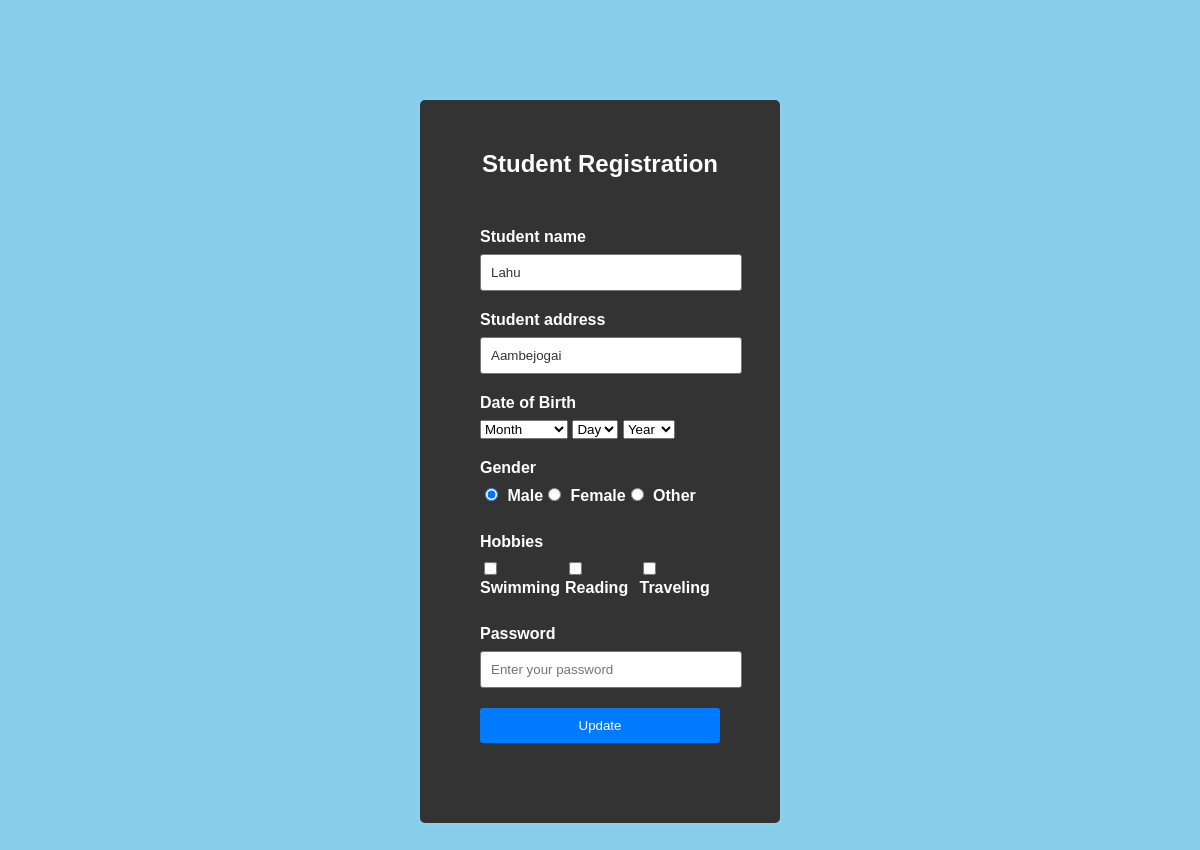
Screenshot of /edit_registration.php?action=edit_registration&student_id=3 with the database file from the repository.
### tables this page shows
CREATE TABLE `student` (
  `student_id` int(11) NOT NULL,
  `student_name` varchar(255) NOT NULL,
  `student_address` varchar(255) NOT NULL,
  `dob` varchar(100) NOT NULL,
  `hobbies` varchar(255) NOT NULL,
  `gender` varchar(255) NOT NULL,
  `add_date` datetime DEFAULT NULL,
  `update_date` datetime DEFAULT NULL,
  `password` varchar(50) NOT NULL,
  `status` int(11) NOT NULL
);

### edit_registration.php (the view, shortened to what this page needs)
 <?php
	include('config/config.php');
	$sql = " SELECT * from student WHERE student_id='".$_GET['student_id']."'";
	$result = $conn->query($sql);
	$row = mysqli_fetch_assoc($result);
	$hobbies_arr =  explode(',',$row['hobbies']);
?>
<!DOCTYPE html>
<html lang="en">
<head>
<link rel="stylesheet" href="main.css">
</head>
<body>
<section class="container">
<div class="login-container">
    <h2>Student Registration</h2>
    <div class="form-box">
        <form action="query.php" method="post">
            <div class="form-group">
                <label for="studentName">Student name</label>
                <input type="text" id="studentName" name="student_name" placeholder="Enter student name" required value="<?php echo $row['student_name'];?>">
            </div>
            <div class="form-group">
                <label for="studentAddress">Student address</label>
                <input type="text" id="studentAddress" name="student_address" placeholder="Enter student address" required value="<?php echo $row['student_address'];?>">
            </div>
            <div class="form-group">
                <label for="dob">Date of Birth</label>
                <div class="dob-select">
                    <select id="month" name="month" required>
                        <option value="">Month</option>
                    </select>
                    <select id="day" name="day" required>
                        <option value="">Day</option>
                    </select>
                    <select id="year" name="year" required>
                        <option value="">Year</option>
                    </select>
                </div>
            </div>
            <div class="form-group">
                <label for="Gender">Gender</label>
                <div class="radio-container">
                    <label><input type="radio" name="gender" value="male" <?php if($row['gender']=='male'){ echo 'checked="checked"'; }?>> Male</label>
                    <label><input type="radio" name="gender" value="female" <?php if($row['gender']=='female'){ echo 'checked="checked"'; }?>> Female</label>
                    <label><input type="radio" name="gender" value="Other" <?php if($row['gender']=='Other'){ echo 'checked="checked"'; }?>> Other</label>
                </div>
            </div>
			<div class="form-group">
                <label for="hobbies">Hobbies</label>
                <div class="checkbox-container">
                    <label><input type="checkbox" name="hobbies[]" <?php if(in_array('Swimming',$hobbies_arr)){ echo 'checked="checked"';}?> value="Swimming">Swimming</label>
                    <label><input type="checkbox" name="hobbies[]" <?php if(in_array('Reading',$hobbies_arr)){ echo 'checked="checked"';}?> value="Reading"> Reading</label>
                    <label><input type="checkbox" name="hobbies[]" <?php if(in_array('Traveling',$hobbies_arr)){ echo 'checked="checked"';}?> value="Traveling"> Traveling</label>
                </div>
            </div>
            <div class="form-group">
                <label for="password">Password</label>
                <input type="password" id="password" name="password" placeholder="Enter your password" >
            </div>
            <div class="form-group">
                <button type="submit">Update</button>
            </div>
        </form>
    </div>
</div>
</section>
</body>
</html>

### main.css (style rules this page uses)
body { font-family: Arial, sans-serif; background-color: #87CEEB; color: #777; }
.login-container { width: 300px; margin: 100px auto; padding: 30px; background-color: #333; border-radius: 5px; box-shadow: 0 0 10px rgba(255,255,255,0.1); }
h2 { text-align: center; color: #fff; }
.form-box { padding: 30px; border-radius: 5px; }
.form-group { margin-bottom: 20px; }
.form-group label { display: block; font-weight: bold; margin-bottom: 8px; color: #fff; }
.form-group input[type="text"], .form-group input[type="password"] { width: 100%; padding: 10px; border: 1px solid #777; border-radius: 3px; color: #333; }
.form-group button { width: 100%; padding: 10px; background-color: #007bff; color: #fff; border: none; border-radius: 3px; cursor: pointer; }
.checkbox-container { display: flex; }
.radio-container { display: flex; }
.radio-container input[type="radio"] { margin-right: 5px; }

### rows the page displays
student: student_name "Lahu", student_address "Aambejogai", gender "☑ Male", gender "☐ Female", gender "☐ Other"
